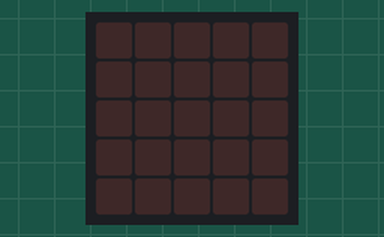
The program below on a simulated BBC micro:bit running MicroPython. On the bench: the board's 5×5 LED display.

Above: at 0.1 s.
At 0.62 s:
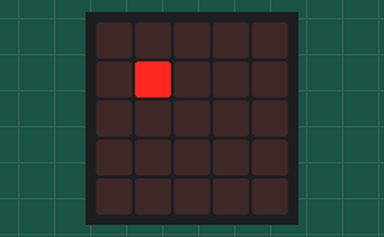
At 1.12 s:
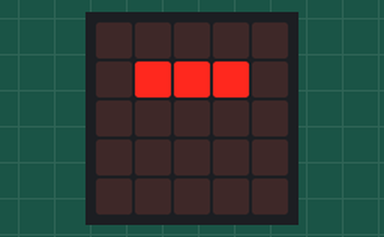
At 1.62 s:
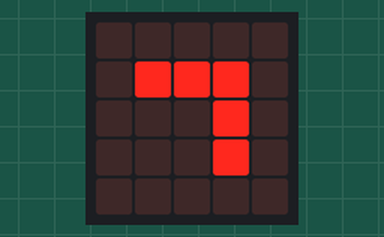
At 2.38 s:
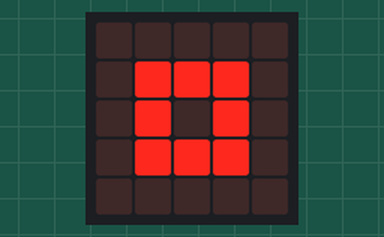

Measured:
- by itself, everything shown: repeats every 2.5 s, in 9 steps

The program:

dibujar-cuadro-en-pantalla.py
```python
from microbit import *
import sys

milisegundos = 250
intensidad = 9
tamano = 3
inicio_x = 1
inicio_y = 1

if tamano + inicio_x > 5 or tamano + inicio_y > 5:
    print("Error: el tamano maximo de pantalla es 5")
    sys.exit(1)

if intensidad > 9:
    print("Error: intensidad maxima es 9")
    sys.exit(2)

# Code in a 'while True:' loop repeats forever
while True:
    display.clear()
    sleep(milisegundos * 2)

    for i in range(tamano - 1):
        display.set_pixel(i + inicio_x, 0 + inicio_y, intensidad)
        sleep(milisegundos)

    for i in range(tamano - 1):
        display.set_pixel(tamano - 1 + inicio_x, i + inicio_y, intensidad)
        sleep(milisegundos)

    for i in range(tamano - 1, 0, -1):
        display.set_pixel(i + inicio_x, tamano - 1 + inicio_y, intensidad)
        sleep(milisegundos)

    for i in range(tamano - 1, 0, -1):
        display.set_pixel(0 + inicio_x, i + inicio_y, intensidad)
        sleep(milisegundos)
```
